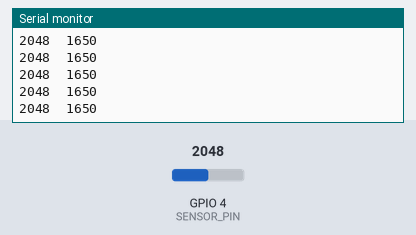
The sketch below on a simulated ESP32-S3. Parts: the last lines printed to the serial monitor. The test bench sets the inputs (shaded band); at power-on: GPIO 4 (SENSOR_PIN) = 2048 (analog values on the 0–4095 scale).

Above: at 1.2 s.
1.3 s: GPIO 4 (SENSOR_PIN) set to 2866
At 2.4 s:
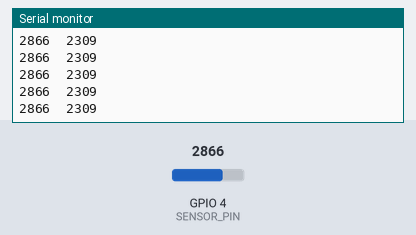
2.8 s: GPIO 4 (SENSOR_PIN) set to 3603
At 3.4 s:
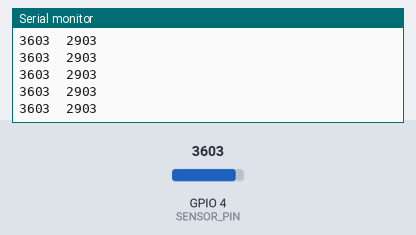
Timing chart, 0 to 5.8 s (numbered marks = the images above; inputs shaded):
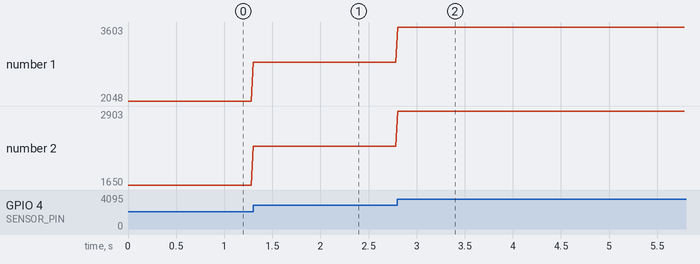

Measured:
- after the input at 1.3 s, the serial monitor: prints a new line at once (image 1)
- after the input at 2.8 s, the serial monitor: prints a new line at once (image 2)
- plotted number 1: 2048 → 2866 after the input at 1.3 s, 2866 → 3603 after the input at 2.8 s
- plotted number 2: 1650 → 2309 after the input at 1.3 s, 2309 → 2903 after the input at 2.8 s

The sketch:

conductive_rubber_cord.ino
```cpp
// 전도성 고무 호흡 센서 — ESP32-S3 로거
//
// 한 줄에 "raw<TAB>mv" 를 PERIOD_MS 간격으로 보낸다.
//
// 타이밍: delay(20) 은 "작업 후 추가로 20ms 쉬기" 라서 실제 주기가
// (작업시간 + 20ms) 가 된다. ADC 17회(raw 1 + 평균 16)에 약 2ms 가 걸려
// 50Hz 가 아니라 45.5Hz 로 나왔다. vTaskDelayUntil 은 절대 시각 기준이라
// 작업 시간을 주기에서 빼주므로 정확히 PERIOD_MS 간격이 된다.
// (작업이 PERIOD_MS 를 넘기면 따라잡기 위해 연속 실행되니 여유를 둘 것.)
//
// 호스트의 표본화 주파수 설정(fs)은 1000/PERIOD_MS 와 일치시켜야 한다.
// 대역통과 계수가 차단주파수/fs 비율로만 설계되므로, fs 가 어긋나면
// 차단주파수가 같은 비율로 밀린다.

#include "freertos/FreeRTOS.h"
#include "freertos/task.h"

const int SENSOR_PIN = 4;        // ADC1 채널 GPIO. WiFi 쓸 거면 반드시 ADC1(GPIO 1~10)
const uint32_t PERIOD_MS = 20;   // 표본화 주기 → 50Hz
const int AVG_N = 16;            // mV 평균 횟수(약 1.9ms). 줄이면 기울기 검출의 노이즈 여유가 준다
const bool REPORT_RATE = true;   // 1초마다 '# fs=...' 진단 줄. 측정이 끝나면 false 로

TickType_t nextWake;   // 다음에 깨어날 절대 시각(틱). loop() 호출 간에 누적된다

void setup() {
  Serial.begin(115200);
  analogReadResolution(12);                       // 기본 12비트(0~4095)
  analogSetPinAttenuation(SENSOR_PIN, ADC_6db);  // 0~1750mV (ESP32-S3)
  nextWake = xTaskGetTickCount();                 // 타이밍 기준점
}

int readAveragedMv(int pin, int n = AVG_N) {
  uint32_t sum = 0;
  for (int i = 0; i < n; i++) sum += analogReadMilliVolts(pin);
  return sum / n;
}

// 실제 표본화 주기를 스스로 재서 1초에 한 번 보고한다.
// avg 가 PERIOD_MS 에 붙고 min/max 가 avg 근처면 정상.
// '#' 로 시작하는 줄은 필드가 2개가 아니라서 호스트 parse_line 이 알아서 버린다.
void reportRate() {
  static uint32_t prev = 0, n = 0, sum = 0, p_min = 0xFFFFFFFF, p_max = 0;
  uint32_t now = micros();
  if (prev) {
    uint32_t p = now - prev;    // 부호 없는 뺄셈이라 micros() 순환(약 71분)에도 안전
    sum += p; n++;
    if (p < p_min) p_min = p;
    if (p > p_max) p_max = p;
    if (n >= 1000 / PERIOD_MS) {                  // 약 1초치
      Serial.printf("# fs=%.2fHz avg=%luus min=%luus max=%luus\n",
                    1e6f * n / sum, (unsigned long)(sum / n),
                    (unsigned long)p_min, (unsigned long)p_max);
      n = 0; sum = 0; p_min = 0xFFFFFFFF; p_max = 0;
    }
  }
  prev = now;
}

void loop() {
  if (REPORT_RATE) reportRate();

  int raw = analogRead(SENSOR_PIN);
  int mv  = readAveragedMv(SENSOR_PIN);
  Serial.print(raw); Serial.print('\t'); Serial.println(mv);  // Serial Plotter 비교용

  vTaskDelayUntil(&nextWake, pdMS_TO_TICKS(PERIOD_MS));
}
```
